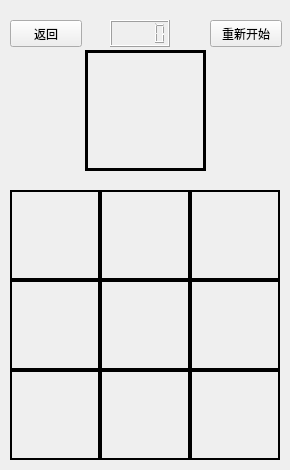
<?xml version="1.0" encoding="UTF-8"?>
<ui version="4.0">
 <class>DlgPlaying</class>
 <widget class="QDialog" name="DlgPlaying">
  <property name="geometry">
   <rect>
    <x>0</x>
    <y>0</y>
    <width>290</width>
    <height>470</height>
   </rect>
  </property>
  <property name="windowTitle">
   <string>Dialog</string>
  </property>
  <property name="styleSheet">
   <string notr="true">QToolButton
{
	min-height: 25px;
	min-width: 70px;
	max-height: 25px;
	max-width: 70px
}</string>
  </property>
  <widget class="QLabel" name="label_3">
   <property name="geometry">
    <rect>
     <x>190</x>
     <y>190</y>
     <width>90</width>
     <height>90</height>
    </rect>
   </property>
   <property name="styleSheet">
    <string notr="true">border-width: 2px;
border-style: solid;
border-color: rgb(0, 0, 0)</string>
   </property>
   <property name="text">
    <string/>
   </property>
  </widget>
  <widget class="QLabel" name="label_8">
   <property name="geometry">
    <rect>
     <x>100</x>
     <y>370</y>
     <width>90</width>
     <height>90</height>
    </rect>
   </property>
   <property name="styleSheet">
    <string notr="true">border-width: 2px;
border-style: solid;
border-color: rgb(0, 0, 0)</string>
   </property>
   <property name="text">
    <string/>
   </property>
  </widget>
  <widget class="QLabel" name="label_4">
   <property name="geometry">
    <rect>
     <x>10</x>
     <y>280</y>
     <width>90</width>
     <height>90</height>
    </rect>
   </property>
   <property name="styleSheet">
    <string notr="true">border-width:2px;
border-style: solid;
border-color: rgb(0, 0, 0)</string>
   </property>
   <property name="text">
    <string/>
   </property>
  </widget>
  <widget class="QLabel" name="label_9">
   <property name="geometry">
    <rect>
     <x>190</x>
     <y>370</y>
     <width>90</width>
     <height>90</height>
    </rect>
   </property>
   <property name="styleSheet">
    <string notr="true">border-width: 2px;
border-style: solid;
border-color: rgb(0, 0, 0)</string>
   </property>
   <property name="text">
    <string/>
   </property>
  </widget>
  <widget class="QLabel" name="label_2">
   <property name="geometry">
    <rect>
     <x>100</x>
     <y>190</y>
     <width>90</width>
     <height>90</height>
    </rect>
   </property>
   <property name="styleSheet">
    <string notr="true">border-width: 2px;
border-style: solid;
border-color: rgb(0, 0, 0)</string>
   </property>
   <property name="text">
    <string/>
   </property>
  </widget>
  <widget class="QLabel" name="label_6">
   <property name="geometry">
    <rect>
     <x>190</x>
     <y>280</y>
     <width>90</width>
     <height>90</height>
    </rect>
   </property>
   <property name="styleSheet">
    <string notr="true">border-width: 2px;
border-style: solid;
border-color: rgb(0, 0, 0)</string>
   </property>
   <property name="text">
    <string/>
   </property>
  </widget>
  <widget class="QLabel" name="labPic">
   <property name="geometry">
    <rect>
     <x>85</x>
     <y>50</y>
     <width>121</width>
     <height>121</height>
    </rect>
   </property>
   <property name="font">
    <font>
     <family>方正舒体</family>
    </font>
   </property>
   <property name="styleSheet">
    <string notr="true">border-width: 3px;
border-style: solid;
border-color: rgb(0, 0, 0)</string>
   </property>
   <property name="text">
    <string/>
   </property>
  </widget>
  <widget class="QLabel" name="label_1">
   <property name="geometry">
    <rect>
     <x>10</x>
     <y>190</y>
     <width>90</width>
     <height>90</height>
    </rect>
   </property>
   <property name="styleSheet">
    <string notr="true">border-width: 2px;
border-style: solid;
border-color: rgb(0,0,0)</string>
   </property>
   <property name="text">
    <string/>
   </property>
  </widget>
  <widget class="QLabel" name="label_7">
   <property name="geometry">
    <rect>
     <x>10</x>
     <y>370</y>
     <width>90</width>
     <height>90</height>
    </rect>
   </property>
   <property name="styleSheet">
    <string notr="true">border-width: 2px;
border-style: solid;
border-color: rgb(0, 0, 0)</string>
   </property>
   <property name="text">
    <string/>
   </property>
  </widget>
  <widget class="QLabel" name="label_5">
   <property name="geometry">
    <rect>
     <x>100</x>
     <y>280</y>
     <width>90</width>
     <height>90</height>
    </rect>
   </property>
   <property name="styleSheet">
    <string notr="true">border-width: 2px;
border-style: solid;
border-color: rgb(0, 0, 0)</string>
   </property>
   <property name="text">
    <string/>
   </property>
  </widget>
  <widget class="QToolButton" name="btnBack">
   <property name="geometry">
    <rect>
     <x>10</x>
     <y>20</y>
     <width>72</width>
     <height>27</height>
    </rect>
   </property>
   <property name="styleSheet">
    <string notr="true">QToolButton
{
	min-height: 25px;
	min-width: 70px;
	max-height: 25px;
	max-width: 70px
}</string>
   </property>
   <property name="text">
    <string>返回</string>
   </property>
  </widget>
  <widget class="QToolButton" name="btnRestart">
   <property name="geometry">
    <rect>
     <x>210</x>
     <y>20</y>
     <width>72</width>
     <height>27</height>
    </rect>
   </property>
   <property name="text">
    <string>重新开始</string>
   </property>
  </widget>
  <widget class="QLCDNumber" name="lcdStep">
   <property name="geometry">
    <rect>
     <x>110</x>
     <y>20</y>
     <width>60</width>
     <height>27</height>
    </rect>
   </property>
  </widget>
 </widget>
 <resources/>
 <connections/>
</ui>
